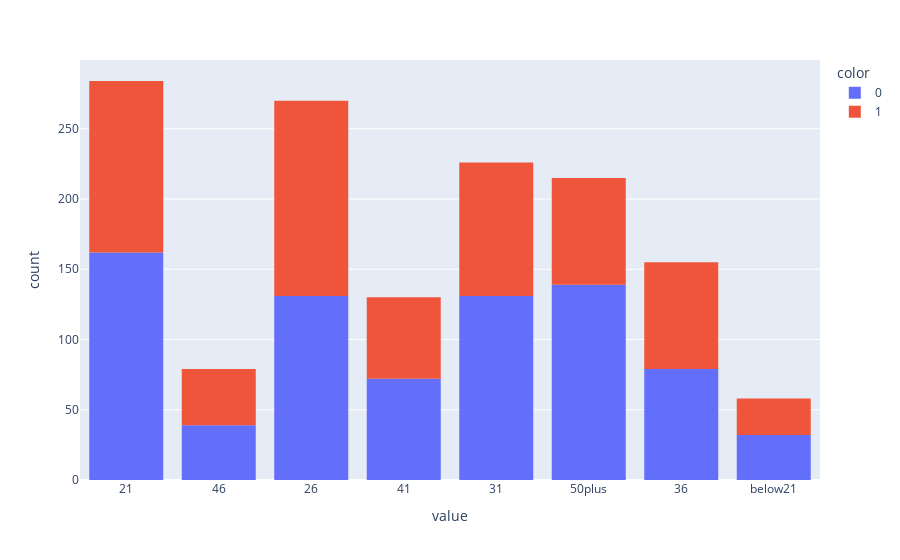

Here is the notebook cell this chart was saved with:
### Code cell
px.histogram(hrd['age'], color = hrd['Y'])

### Figure 1 — Plotly figure (JSON) as saved in the notebook; plotly's stock layout.template omitted (floating-point values rounded to 4 significant figures; data arrays with more than 128 entries replaced by an {"elided": "..."} marker saying what was removed)
{"data": [{"alignmentgroup": "True", "bingroup": "x", "hovertemplate": "color=0<br>value=%{x}<br>count=%{y}<extra></extra>", "legendgroup": "0", "marker": {"color": "#636efa", "pattern": {"shape": ""}}, "name": "0", "offsetgroup": "0", "orientation": "v", "showlegend": true, "type": "histogram", "x": {"elided": "785 str values"}, "xaxis": "x", "yaxis": "y"}, {"alignmentgroup": "True", "bingroup": "x", "hovertemplate": "color=1<br>value=%{x}<br>count=%{y}<extra></extra>", "legendgroup": "1", "marker": {"color": "#EF553B", "pattern": {"shape": ""}}, "name": "1", "offsetgroup": "1", "orientation": "v", "showlegend": true, "type": "histogram", "x": {"elided": "632 str values"}, "xaxis": "x", "yaxis": "y"}], "layout": {"barmode": "relative", "legend": {"title": {"text": "color"}, "tracegroupgap": 0}, "margin": {"t": 60}, "xaxis": {"anchor": "y", "domain": [0, 1], "title": {"text": "value"}}, "yaxis": {"anchor": "x", "domain": [0, 1], "title": {"text": "count"}}}}
